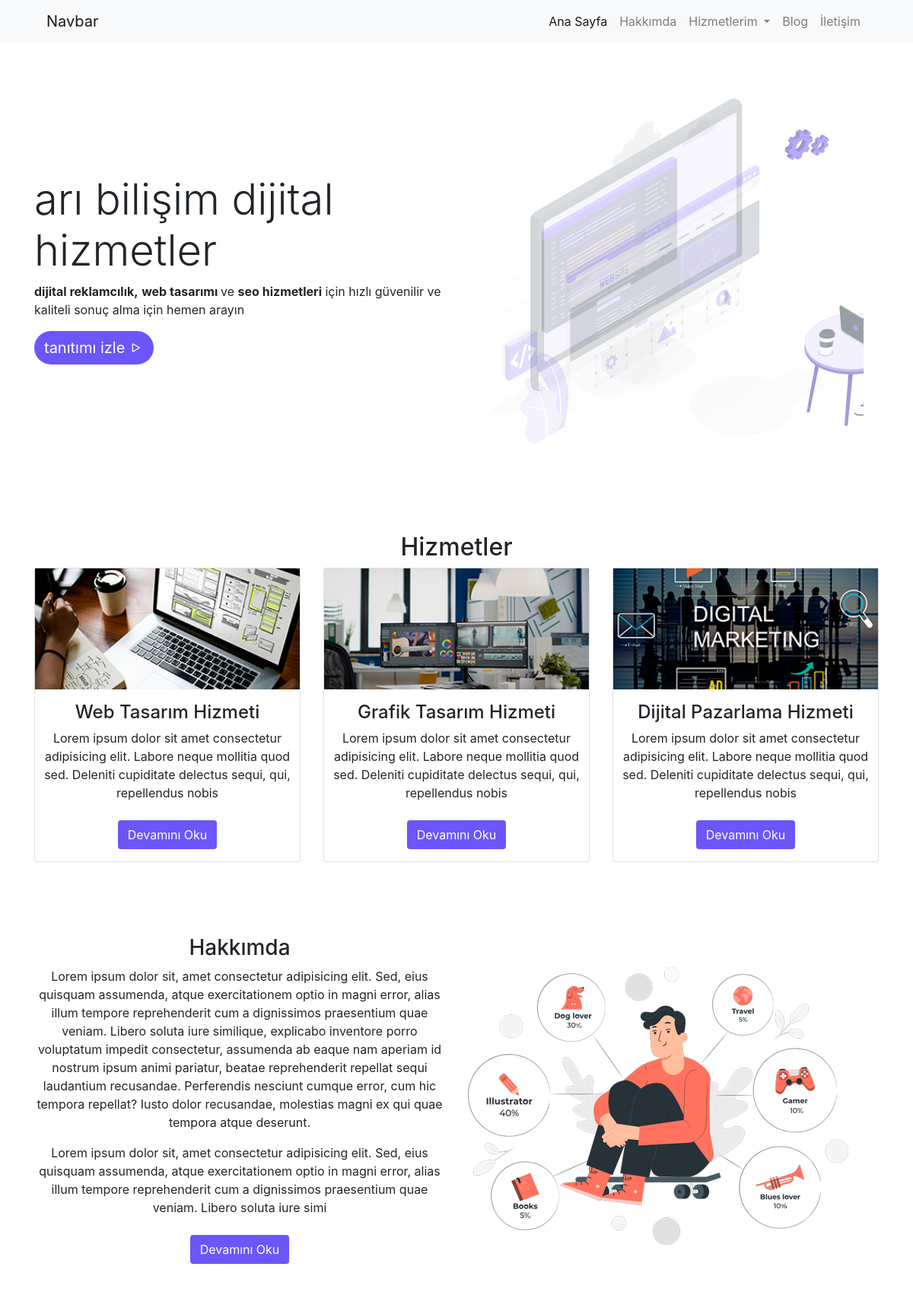
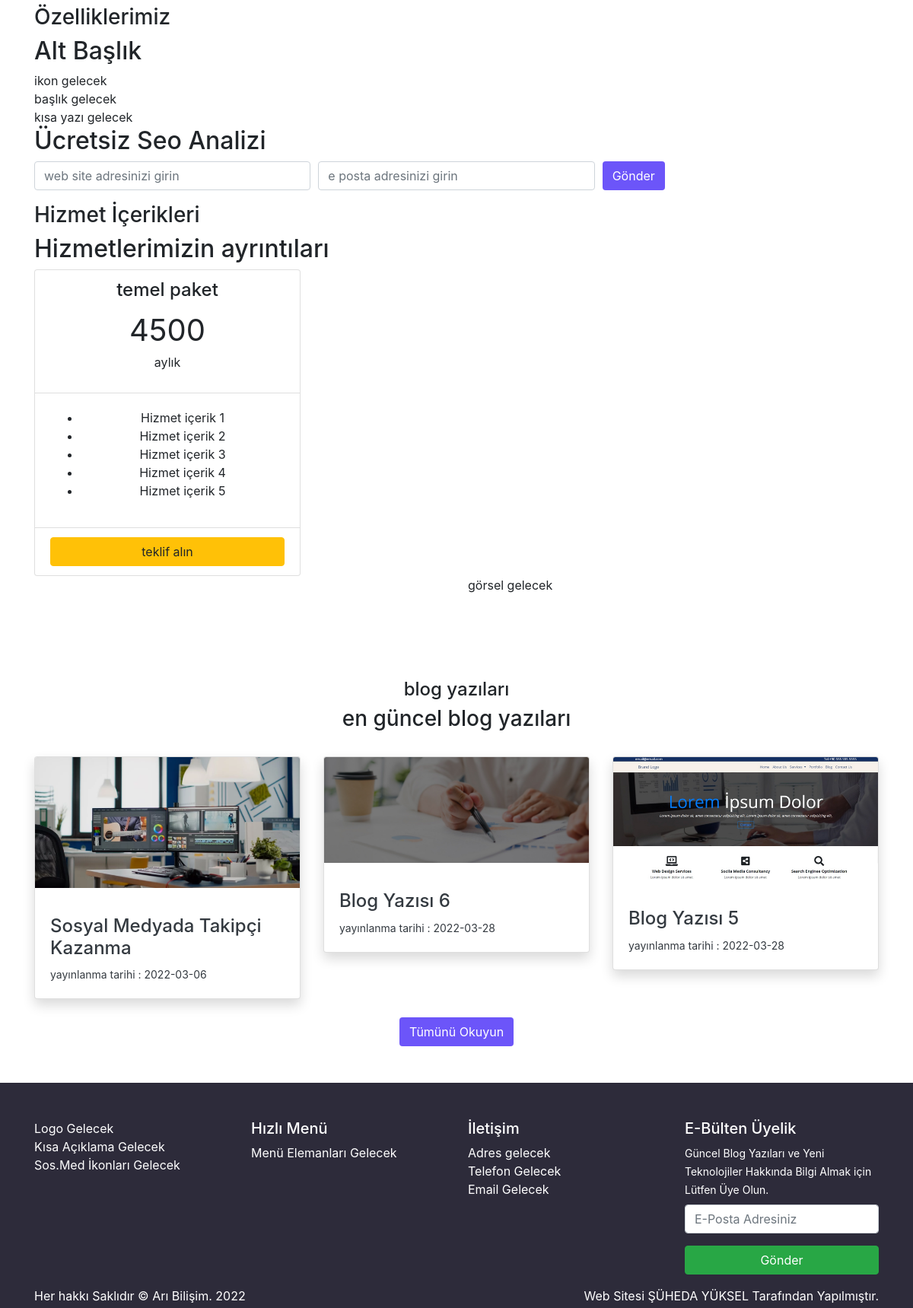
The page / on the database its author committed (2 pictures, top to bottom).
### tables this page shows
CREATE TABLE IF NOT EXISTS `anabanner` (
  `id` int(11) NOT NULL AUTO_INCREMENT,
  `baslik` varchar(150) NOT NULL,
  `aciklama` varchar(300) NOT NULL,
  `link` varchar(500) NOT NULL,
  `foto` varchar(150) NOT NULL,
  PRIMARY KEY (`id`)
);

CREATE TABLE IF NOT EXISTS `sayfalar` (
  `id` int(11) NOT NULL AUTO_INCREMENT,
  `baslik` varchar(100) NOT NULL,
  `icerik` text NOT NULL,
  `meta` varchar(160) NOT NULL,
  `foto` varchar(50) NOT NULL,
  `fotoalt` varchar(90) NOT NULL,
  `seotitle` varchar(70) NOT NULL,
  `durum` varchar(10) NOT NULL,
  `sayfaturu` varchar(10) NOT NULL,
  `tarih` varchar(10) NOT NULL,
  PRIMARY KEY (`id`)
);

CREATE TABLE IF NOT EXISTS `yazilar` (
  `id` int(11) NOT NULL AUTO_INCREMENT,
  `baslik` varchar(100) NOT NULL,
  `icerik` text NOT NULL,
  `meta` varchar(160) NOT NULL,
  `foto` varchar(150) NOT NULL,
  `fotoalt` varchar(100) NOT NULL,
  `kategori` varchar(25) NOT NULL,
  `tarih` varchar(11) NOT NULL,
  `durum` varchar(15) NOT NULL,
  PRIMARY KEY (`id`)
);

CREATE TABLE IF NOT EXISTS `ayarlar` (
  `id` int(11) NOT NULL AUTO_INCREMENT,
  `adres` varchar(100) NOT NULL,
  `telefon` varchar(15) NOT NULL,
  `email` varchar(100) NOT NULL,
  `harita` text NOT NULL,
  `tanitim` text NOT NULL,
  `logo` varchar(100) NOT NULL,
  `blogbanner` varchar(100) NOT NULL,
  `iletisimbanner` varchar(100) NOT NULL,
  `facebook` varchar(50) NOT NULL,
  `instagram` varchar(50) NOT NULL,
  `twitter` varchar(50) NOT NULL,
  `whatsapp` varchar(100) NOT NULL,
  `analitik` text NOT NULL,
  `konsol` text NOT NULL,
  `piksel` text NOT NULL,
  `copy` varchar(60) NOT NULL,
  PRIMARY KEY (`id`)
);

### index.php (the view, shortened to what this page needs)
<?php
require_once('header.php');
$sorgu_anabanner = $db->prepare('select * from anabanner order by id desc limit 1');
$sorgu_anabanner->execute();
$satir_anabanner = $sorgu_anabanner->fetch();
?>
<section id="anabanner" class="py-5">
    <div class="container">
        <div class="row">
            <div class="col-md-6 my-auto">
                <h1 class="display-4"><?php echo $satir_anabanner['baslik']; ?></h1>
                <?php echo $satir_anabanner['aciklama']; ?>
                <button type="button" class="btn btn-mor" data-toggle="modal" data-target="#exampleModal">
                    <span style="font-size: 20px;"> tanıtımı izle</span> <i class="bi bi-play" style="font-size: 20px;"></i>
                </button>
            </div>
            <div class="col-md-6 text-center">
                <img src="<?php echo substr($satir_anabanner['foto'], 3); ?>" class="img-fluid">
            </div>
        </div>
    </div>
</section>
<section id="anahizmetler" class="py-5">
    <div class="container">
        <div class="row">
            <div class="col-12 text-center">
                <h2>Hizmetler</h2>
            </div>
        </div>
        <div class="row">
            <?php
            $sorgu_hizmetler = $db->prepare('select * from sayfalar where sayfaturu = "Alt sayfa" order by baslik desc ');
            $sorgu_hizmetler->execute();
            if ($sorgu_hizmetler->rowCount()) {
                foreach ($sorgu_hizmetler as $satir_hizmetler) {
            ?>
                    <div class="col-4">
                        <div class="card text-center">
                            <img src="<?php echo substr($satir_hizmetler['foto'], 3); ?>" class="img-fluid">
                            <h2 style="font-size: 24px;" class="mt-3"><?php echo $satir_hizmetler['baslik']; ?></h2>
                            <?php echo substr($satir_hizmetler['icerik'], 0, 150); ?>
                            <br> <a href="samplepage.php?id=<?php echo $satir_hizmetler['id']; ?>"><button class="btn btn-mor mt-4">Devamını Oku</button></a>
                        </div>
                    </div>
            <?php
                }
            }
            ?>
        </div>
    </div>
</section>
<?php
$sorgu_hakkimda = $db->prepare('select * from sayfalar where baslik = "Hakkımda"');
$sorgu_hakkimda->execute();
$satir_hakkimda = $sorgu_hakkimda->fetch();
?>
<section id="anahakkimda" class="py-5">
    <div class="container">
        <div class="row">
            <div class="col-6 text-center">
                <h3><?php echo $satir_hakkimda['baslik']; ?></h3>
                <?php echo substr($satir_hakkimda['icerik'], 0, 800); ?>
                <br><a href="hakkimda.php"><button class="btn btn-mor mt-4">Devamını Oku</button></a>
            </div>
            <div class="col-6 my-auto">
                <img src="img/hakkimda.png" alt="hakkımda" class="img-fluid">
            </div>
        </div>
    </div>
</section>
<section id="anaozellikler">
    <div class="container">
        <div class="row">
            <div class="col-12">
                <h3>Özelliklerimiz</h3>
                <h2>Alt Başlık</h2>
            </div>
        </div>
        <div class="row">
            <div class="col-md-4">
                ikon gelecek <br>
                başlık gelecek <br>
                kısa yazı gelecek
            </div>
        </div>
    </div>
</section>
<section id="anasoebasvuru">
    <div class="container">
        <div class="row">
            <div class="col-12">
                <h2>Ücretsiz Seo Analizi</h2>
            </div>
        </div>
        <form method="post" class="form-row">
            <div class="col-md-4">
                <div class="form-group">
                    <input type="text" name="web" placeholder="web site adresinizi girin" class="form-control">
                </div>
            </div>
            <div class="col-md-4">
                <div class="form-group">
                    <input type="email" name="email" class="form-control" placeholder="e posta adresinizi girin">
                </div>
            </div>
            <div class="col-md-4">
                <button type="submit" class="btn btn-mor">Gönder</button>
            </div>
    </div>
</section>
<section id="princing">
    <div class="container">
        <div class="row">
            <div class="col-12">
                <h3>Hizmet İçerikleri</h3>
                <h2>Hizmetlerimizin ayrıntıları</h2>
            </div>
        </div>
        <div class="row">
            <div class="col-md-4">
                <div class="card">
                    <div class="card-header text-center bg-transparent">
                        <h4>temel paket</h4>
                        <span style="font-size: 40px;">4500</span>
                        <p>aylık</p>
                    </div>
                    <div class="card-body text-center">
                        <ul>
                            <li>Hizmet içerik 1</li>
                            <li>Hizmet içerik 2</li>
                            <li>Hizmet içerik 3</li>
                            <li>Hizmet içerik 4</li>
                            <li>Hizmet içerik 5</li>
                        </ul>
                    </div>
                    <div class="card-footer bg-transparent">
                        <a href="iletsim.php" class="btn btn-warning w-100">teklif alın</a>
                    </div>
                </div>
            </div>
        </div>
    </div>
</section>
<section id="hizmettanitim" class="py-mor">
    <div class="container">
        <div class="row">
            <div class="col-md-6 text-white">
                <h2>Başlık gelecek</h2>
                <p>kısa açıklama gelecek</p>
            </div>
            <div class="col-md-6">
                görsel gelecek
            </div>
        </div>
    </div>
</section>
<section id="blogozet" class="py-5">
    <div class="container">
        <div class="row">
            <div class="col-12 text-center">
                <h4>blog yazıları</h4>
                <h3>en güncel blog yazıları</h3>
            </div>
        </div>
        <div class="row my-4">
            <?php
            $sorgu_blog = $db->prepare('select * from yazilar order by id desc limit 3');
            $sorgu_blog->execute();
            if ($sorgu_blog->rowCount()) {
                foreach ($sorgu_blog as $satir_blog) {
            ?>
                    <div class="col-md-4">
                        <a href="sample.php?id=<?php echo $satir_blog['id']; ?>" class="text-decoration-none text-dark">
                            <div class="card shadow">
                                <img src="<?php echo substr($satir_blog['foto'], 3); ?>" alt="<?php echo $satir_blog['fotoalt']; ?>" class="card-img-top mb-3">
                                <div class="card-body">
                                <h3 style="font-size: 24px;"><?php echo $satir_blog['baslik']; ?></h3>
                                <small class="mb-3">yayınlanma tarihi : <?php echo $satir_blog['tarih'];?></small>
                                </div>
                            </div>
                        </a>
                    </div>
            <?php
                }
            }
            ?>
        </div>
        <div class="row">
            <div class="col-12 text-center">
                <a href="blog.php" class="btn btn-mor">Tümünü Okuyun</a>
            </div>
        </div>
    </div>
</section>
<?php require_once('footer.php'); ?>

### footer.php (shortened to what this page needs)
<section id="footer" class="pt-5 pb-1 text-white">
        <div class="container">
            <div class="row">
                <div class="col-md-3">
                    Logo Gelecek <br> Kısa Açıklama Gelecek <br> Sos.Med İkonları Gelecek
                </div>
                <div class="col-md-3">
                    <h5>Hızlı Menü</h5>
                    Menü Elemanları Gelecek
                </div>
                <div class="col-md-3">
                    <h5>İletişim</h5>
                    Adres gelecek <br> Telefon Gelecek <br> Email Gelecek
                </div>
                <div class="col-md-3">
                    <h5>E-Bülten Üyelik</h5>
                    <small>Güncel Blog Yazıları ve Yeni Teknolojiler Hakkında Bilgi Almak için Lütfen Üye Olun.</small>
                    <form method="post" class="mt-2">
                        <div class="form-group">
                            <input type="email" name="email" class="form-control" placeholder="E-Posta Adresiniz">
                        </div>
                        <div class="form-group">
                            <input type="submit" value="Gönder" class="btn btn-success w-100">
                        </div>
                    </form>
                </div>
            </div>
            <div class="row">
                <div class="col-md-6">
                  <?php
                  $sorgu_bottom = $db -> prepare('select * from ayarlar order by id desc limit 1');
                  $sorgu_bottom -> execute();
                  $satir_bottom = $sorgu_bottom -> fetch();
                  echo $satir_bottom['copy'].' '.date('Y');
                  ?>
                </div>
                <div class="col-md-6 text-right">
                    Web Sitesi <a href="#">ŞÜHEDA YÜKSEL</a> Tarafından Yapılmıştır.
                </div>
            </div>
        </div>
    </section>
</body>
</html>

### css/style.css (style rules this page uses)
#footer { background-color: #2d2b3a; }
#footer a { color: #fff; }
.btn-mor { background-color: #6c55f9; color: #fff; }
#anabanner button { border-radius: 150px; }

### rows shown on the page
anabanner: baslik "arı bilişim dijital hizmetler", aciklama "dijital reklamcılık, web tasarımı ve seo hizmetleri için hızlı güvenilir ve kaliteli sonuç alma için hemen arayın", foto (picture)
sayfalar: foto (picture), baslik "Web Tasarım Hizmeti", icerik "Lorem ipsum dolor sit amet consectetur adipisicing elit. Labore neque mollitia quod sed. Deleniti cupiditate delectus sequi, qui, repellendus nobis"
sayfalar: foto (picture), baslik "Grafik Tasarım Hizmeti", icerik "Lorem ipsum dolor sit amet consectetur adipisicing elit. Labore neque mollitia quod sed. Deleniti cupiditate delectus sequi, qui, repellendus nobis"
sayfalar: foto (picture), baslik "Dijital Pazarlama Hizmeti", icerik "Lorem ipsum dolor sit amet consectetur adipisicing elit. Labore neque mollitia quod sed. Deleniti cupiditate delectus sequi, qui, repellendus nobis"
sayfalar: baslik "Hakkımda", icerik "Lorem ipsum dolor sit, amet consectetur adipisicing elit. Sed, eius quisquam assumenda, atque exercitationem optio in magni error, alias illum tempore reprehenderit cum a dignissimos praesentium quae veniam. Libero soluta iure similique, explicabo inventore porro voluptatum impedit consectetur, assumenda ab eaque nam aperiam id nostrum ipsum animi pariatur, beatae reprehenderit repellat sequi laudantium recusandae. Perferendis nesciunt cumque error, cum hic tempora repellat? Iusto dolor recusandae, molestias magni ex qui quae tempora atque deserunt. Lorem ipsum dolor sit, amet consectetur adipisicing elit. Sed, eius quisquam assumenda, atque exercitationem optio in magni error, alias illum…"
yazilar: foto (picture), baslik "Sosyal Medyada Takipçi Kazanma", tarih "2022-03-06"
yazilar: foto (picture), baslik "Blog Yazısı 6", tarih "2022-03-28"
yazilar: foto (picture), baslik "Blog Yazısı 5", tarih "2022-03-28"
ayarlar: copy "Her hakkı Saklıdır © Arı Bilişim."
